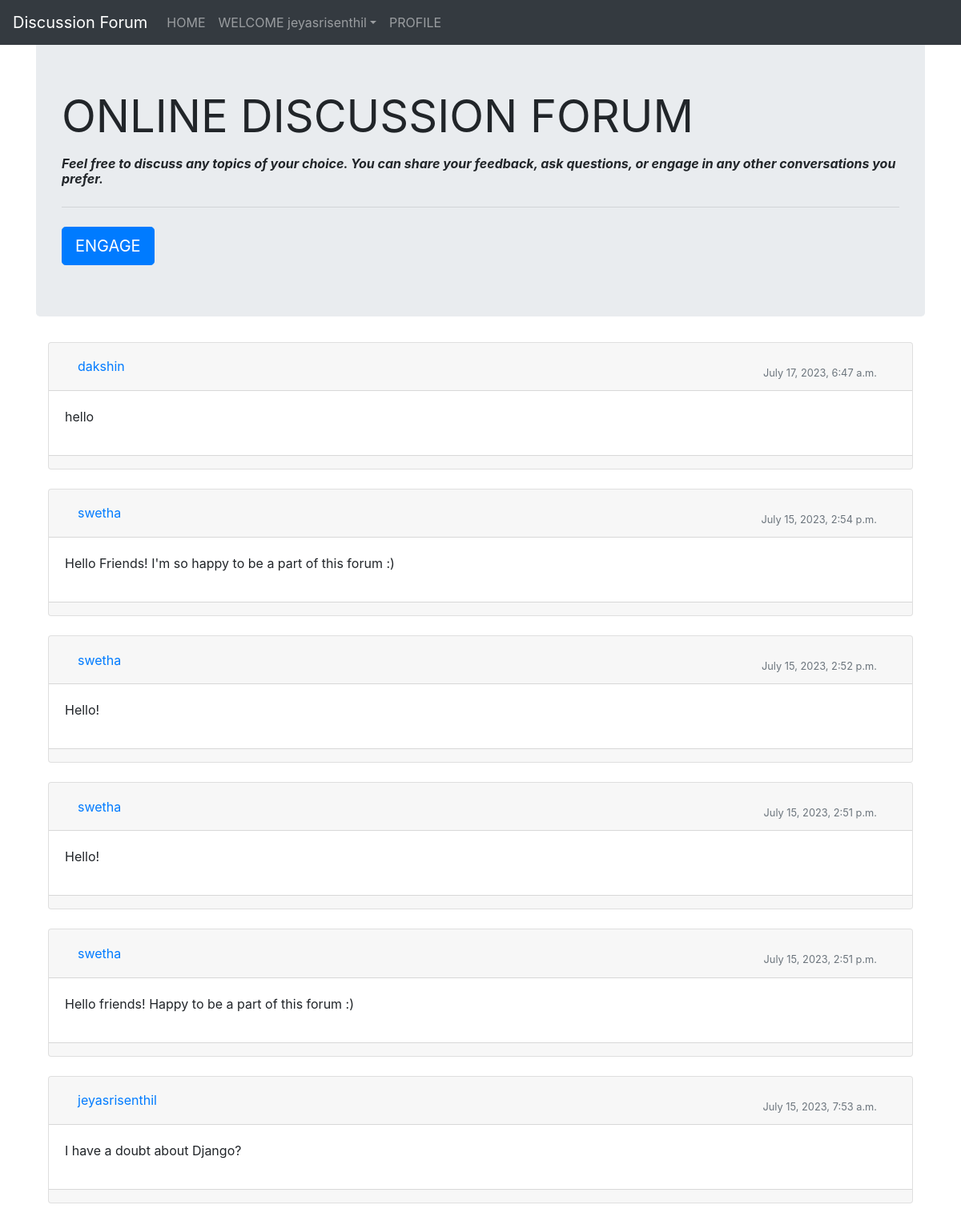
The app's page / (signed in) with its own data.
### firstapp/models.py (models this page shows)
class Post(models.Model):
    user1 = models.ForeignKey(User, on_delete=models.CASCADE, default=1)
    post_id = models.AutoField
    post_content = models.CharField(max_length=5000)
    timestamp= models.DateTimeField(default=now)
    image = models.ImageField(upload_to="images",default="")

### firstapp/views.py (the view, shortened to what this page needs)
# urls.py: path("", views.forum, name="Forum"),
def forum(request):
    profile = Profile.objects.all()
    posts = Post.objects.filter().order_by('-timestamp')
    return render(request, "forum.html", {'posts': posts})

### firstapp/templates/forum.html (shortened to what this page needs)
{% extends 'basic.html' %}
{% block body %}
<div class="container my-4">
    <div class="jumbotron">
        <h1 class="display-4"><b>ONLINE DISCUSSION FORUM</b></h1></h1>
        <p class="lead"><b><h6><i>Feel free to discuss any topics of your choice. You can share your feedback, ask questions, or engage in any other conversations you prefer.</i></h6></b></p>
        <hr class="my-4">
        <button class="btn btn-primary btn-lg" data-target="#questions" data-toggle="modal" role="button">ENGAGE</button>
    </div>
    {% for post in posts %}
    <div class="container-fluid mt-10">
        <div class="row">
            <div class="col-md-12">
                <div class="card mb-4">
                    <div class="card-header">
                        <div class="media flex-wrap w-100 align-items-center">
                            <div class="media-body ml-3">
                                <a href="/discussion/{{post.id}}" data-abc="true">{{post.user1}}</a>
                            </div>
                            <div class="text-muted small ml-3">
                                <div class="px-4 pt-3">{{post.timestamp}} </div>
                            </div>
                        </div>
                    </div>
                    <div class="card-body">
                        <p>{{post.post_content}}</p>
                    </div>
                    <div class="card-footer d-flex flex-wrap justify-content-between align-items-center px-0 pt-0 pb-3">
                    </div>
                </div>
            </div>
        </div>
    </div>
    {% endfor %}
</div>
{% endblock %}

### firstapp/templates/basic.html (shortened to what this page needs)
<!doctype html>
<html lang="en">
<head>
    <link rel="stylesheet" href="https://stackpath.bootstrapcdn.com/bootstrap/4.2.1/css/bootstrap.min.css">
</head>
<body>
<nav class="navbar navbar-expand-lg navbar-dark bg-dark fixed-top">
    <a class="navbar-brand" href="/">Discussion Forum</a>
    <div class="collapse navbar-collapse" id="navbarSupportedContent">
        <ul class="navbar-nav mr-auto">
            <li class="nav-item {% block homeactive %} {% endblock homeactive %} ">
                <a class="nav-link" href="/">HOME</a>
            </li>
            {% if user.is_authenticated %}
                <ul class="navbar-nav mr-2">
                    <li class="nav-item dropdown">
                        <a class="nav-link dropdown-toggle" href='#' id="navbarDropdown" role="button" data-toggle="dropdown"> WELCOME {{request.user}}</a>
                    </li>
                    <li class="nav-item {% block profileactive %} {% endblock profileactive %}">
                        <a class="nav-link" href="/myprofile">PROFILE</a>
                    </li>
                </ul>
            {% endif %}
        </ul>
    </div>
</nav>
<br>
{% block body %} {% endblock %}
</body>
</html>

### records on screen
Post: user1 "dakshin", timestamp "July 17, 2023, 6:47 a.m.", post_content "hello"
Post: user1 "swetha", timestamp "July 15, 2023, 2:54 p.m.", post_content "Hello Friends! I'm so happy to be a part of this forum :)"
Post: user1 "swetha", timestamp "July 15, 2023, 2:52 p.m.", post_content "Hello!"
Post: user1 "swetha", timestamp "July 15, 2023, 2:51 p.m.", post_content "Hello!"
Post: user1 "swetha", timestamp "July 15, 2023, 2:51 p.m.", post_content "Hello friends! Happy to be a part of this forum :)"
Post: user1 "jeyasrisenthil", timestamp "July 15, 2023, 7:53 a.m.", post_content "I have a doubt about Django?"

### other values on screen
{{ request.user }} "jeyasrisenthil"
